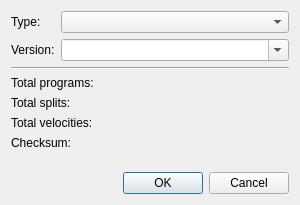
<?xml version="1.0" encoding="UTF-8"?>
<ui version="4.0">
 <class>BankPropertiesDialog</class>
 <widget class="QDialog" name="BankPropertiesDialog">
  <property name="geometry">
   <rect>
    <x>0</x>
    <y>0</y>
    <width>300</width>
    <height>205</height>
   </rect>
  </property>
  <property name="windowTitle">
   <string>Bank properties</string>
  </property>
  <layout class="QVBoxLayout" name="verticalLayout">
   <item>
    <layout class="QFormLayout" name="formLayout">
     <item row="0" column="0">
      <widget class="QLabel" name="lblType">
       <property name="text">
        <string>Type:</string>
       </property>
       <property name="buddy">
        <cstring>comboType</cstring>
       </property>
      </widget>
     </item>
     <item row="0" column="1">
      <widget class="QComboBox" name="comboType"/>
     </item>
     <item row="1" column="0">
      <widget class="QLabel" name="lblVersion">
       <property name="text">
        <string>Version:</string>
       </property>
       <property name="buddy">
        <cstring>comboVersion</cstring>
       </property>
      </widget>
     </item>
     <item row="1" column="1">
      <widget class="QComboBox" name="comboVersion">
       <property name="editable">
        <bool>true</bool>
       </property>
      </widget>
     </item>
    </layout>
   </item>
   <item>
    <widget class="Line" name="line">
     <property name="orientation">
      <enum>Qt::Orientation::Horizontal</enum>
     </property>
    </widget>
   </item>
   <item>
    <layout class="QFormLayout" name="formLayout_2">
     <item row="0" column="0">
      <widget class="QLabel" name="lblTotalPrograms">
       <property name="text">
        <string>Total programs:</string>
       </property>
      </widget>
     </item>
     <item row="0" column="1">
      <widget class="QLabel" name="lblTotalProgramsVal">
       <property name="text">
        <string/>
       </property>
      </widget>
     </item>
     <item row="1" column="0">
      <widget class="QLabel" name="lblTotalSplits">
       <property name="text">
        <string>Total splits:</string>
       </property>
      </widget>
     </item>
     <item row="1" column="1">
      <widget class="QLabel" name="lblTotalSplitsVal">
       <property name="text">
        <string/>
       </property>
      </widget>
     </item>
     <item row="2" column="0">
      <widget class="QLabel" name="lblTotalVelocities">
       <property name="text">
        <string>Total velocities:</string>
       </property>
      </widget>
     </item>
     <item row="2" column="1">
      <widget class="QLabel" name="lblTotalVelocitiesVal">
       <property name="text">
        <string/>
       </property>
      </widget>
     </item>
     <item row="3" column="0">
      <widget class="QLabel" name="lblChecksum">
       <property name="text">
        <string>Checksum:</string>
       </property>
      </widget>
     </item>
     <item row="3" column="1">
      <widget class="QLabel" name="lblChecksumVal">
       <property name="text">
        <string/>
       </property>
      </widget>
     </item>
    </layout>
   </item>
   <item>
    <spacer name="verticalSpacer">
     <property name="orientation">
      <enum>Qt::Orientation::Vertical</enum>
     </property>
     <property name="sizeHint" stdset="0">
      <size>
       <width>20</width>
       <height>40</height>
      </size>
     </property>
    </spacer>
   </item>
   <item>
    <widget class="QDialogButtonBox" name="buttonBox">
     <property name="orientation">
      <enum>Qt::Orientation::Horizontal</enum>
     </property>
     <property name="standardButtons">
      <set>QDialogButtonBox::StandardButton::Cancel|QDialogButtonBox::StandardButton::Ok</set>
     </property>
    </widget>
   </item>
  </layout>
 </widget>
 <tabstops>
  <tabstop>comboType</tabstop>
  <tabstop>comboVersion</tabstop>
 </tabstops>
 <resources/>
 <connections>
  <connection>
   <sender>buttonBox</sender>
   <signal>accepted()</signal>
   <receiver>BankPropertiesDialog</receiver>
   <slot>accept()</slot>
   <hints>
    <hint type="sourcelabel">
     <x>227</x>
     <y>181</y>
    </hint>
    <hint type="destinationlabel">
     <x>157</x>
     <y>199</y>
    </hint>
   </hints>
  </connection>
  <connection>
   <sender>buttonBox</sender>
   <signal>rejected()</signal>
   <receiver>BankPropertiesDialog</receiver>
   <slot>reject()</slot>
   <hints>
    <hint type="sourcelabel">
     <x>290</x>
     <y>187</y>
    </hint>
    <hint type="destinationlabel">
     <x>286</x>
     <y>199</y>
    </hint>
   </hints>
  </connection>
 </connections>
</ui>
